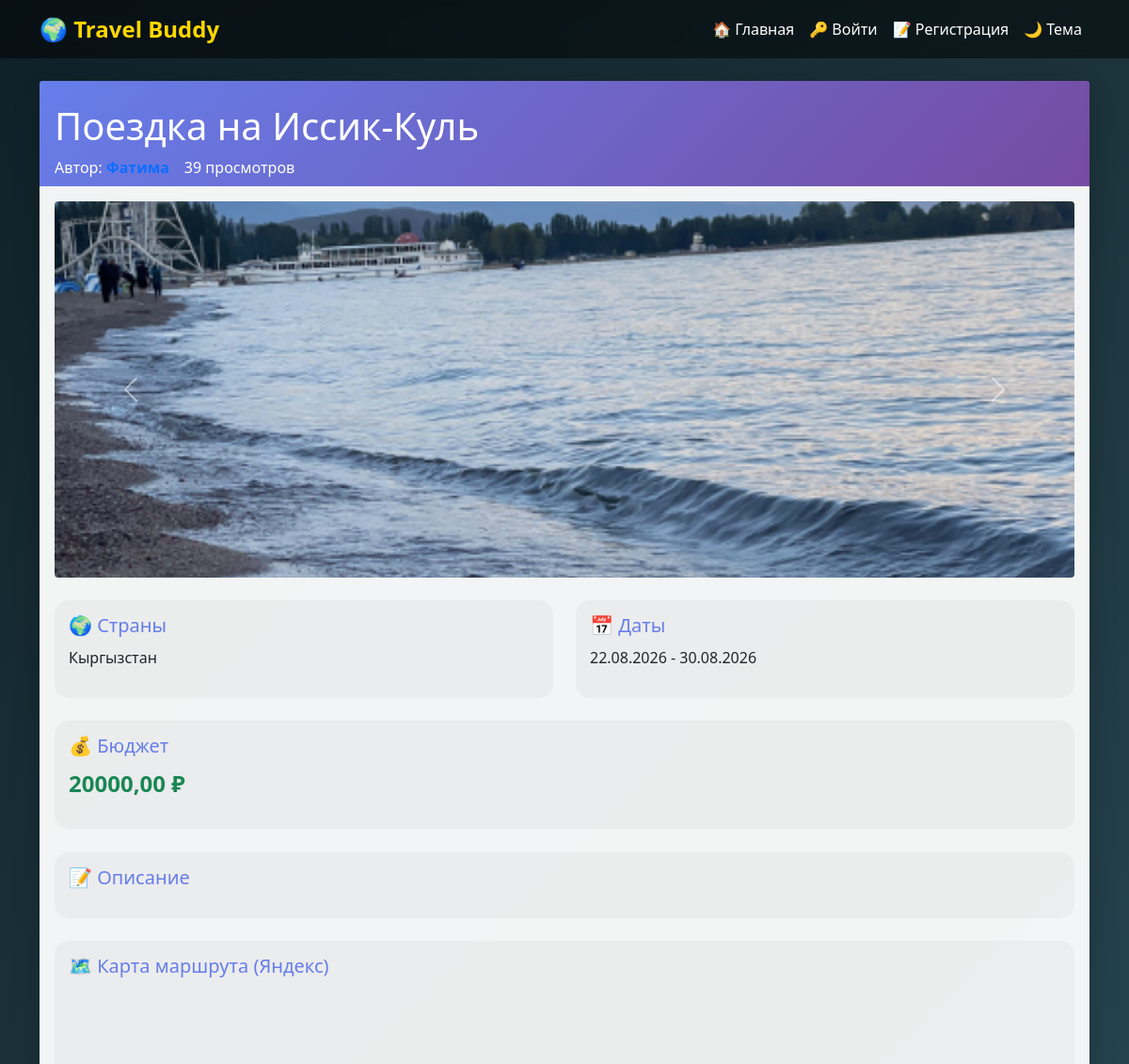
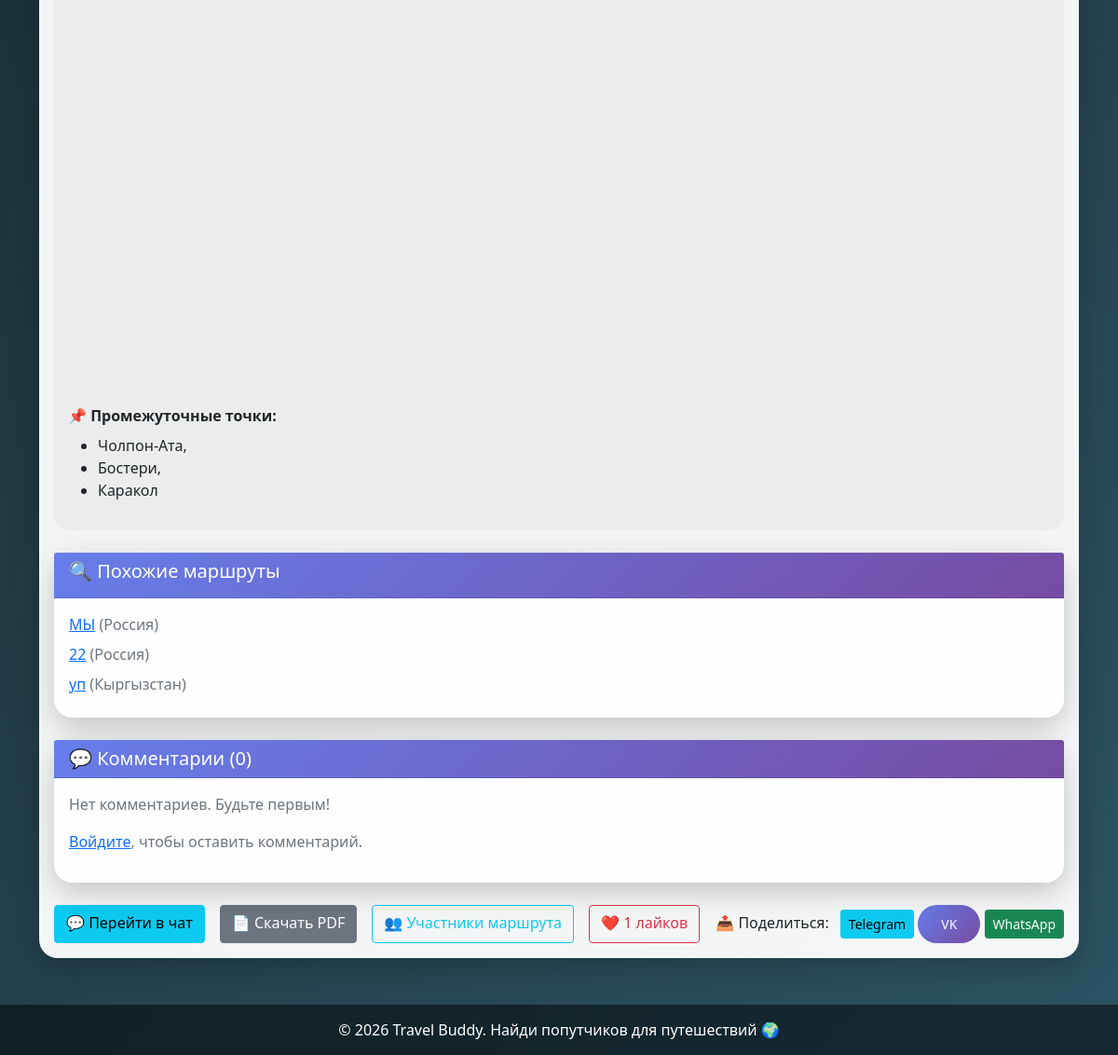
Screenshot of /route/20/ with the database file from the repository (2 pictures, top to bottom).
### routes/models.py (models this page shows, shortened)
class Route(models.Model):
    STATUS_CHOICES = [
        ('ACTIVE', 'Активен'),
        ('ARCHIVED', 'Архив'),
        ('CANCELLED', 'Отменён'),
    ]
    author = models.ForeignKey(User, on_delete=models.CASCADE, related_name='routes', verbose_name='Автор')
    title = models.CharField(max_length=200, verbose_name='Название')
    description = models.TextField(blank=True, verbose_name='Описание')
    countries = models.CharField(max_length=255, verbose_name='Страны')
    cities = models.CharField(max_length=255, blank=True, verbose_name='Города')
    start_date = models.DateField(verbose_name='Дата начала')
    end_date = models.DateField(verbose_name='Дата окончания')
    budget = models.DecimalField(max_digits=10, decimal_places=2, blank=True, null=True, verbose_name='Бюджет')
    status = models.CharField(max_length=20, choices=STATUS_CHOICES, default='ACTIVE', verbose_name='Статус')
    views_count = models.PositiveIntegerField(default=0, verbose_name='Просмотры')
    image = models.ImageField(upload_to='routes/', blank=True, null=True, verbose_name='Изображение')
    places = models.JSONField(default=list, blank=True, verbose_name='Места посещения')
    latitude = models.DecimalField(max_digits=9, decimal_places=6, blank=True, null=True, verbose_name='Широта')
    longitude = models.DecimalField(max_digits=9, decimal_places=6, blank=True, null=True, verbose_name='Долгота')
    location = models.CharField(max_length=500, blank=True, verbose_name='Ссылка на карту')
    start_city = models.CharField(max_length=200, blank=True, verbose_name='Город отправления')
    end_city = models.CharField(max_length=200, blank=True, verbose_name='Город назначения')
    waypoints = models.CharField(max_length=500, blank=True, verbose_name='Промежуточные точки')
    city = models.CharField(max_length=200, blank=True, verbose_name='Город для карты')
    tags = models.ManyToManyField(Tag, blank=True, related_name='routes', verbose_name='Теги')
    created_at = models.DateTimeField(auto_now_add=True, verbose_name='Дата создания')
    updated_at = models.DateTimeField(auto_now=True, verbose_name='Дата обновления')
    class Meta:
        verbose_name = 'Маршрут'
        verbose_name_plural = 'Маршруты'

### users/models.py (models this page shows, shortened)
class User(AbstractUser):
    avatar = models.ImageField(upload_to='avatars/', blank=True, null=True)
    bio = models.TextField(blank=True)
    interests = models.TextField(blank=True)
    rating = models.DecimalField(max_digits=3, decimal_places=2, default=0.00)
    is_active = models.BooleanField(default=True)
    is_admin = models.BooleanField(default=False)
    class Meta:
        verbose_name = 'Пользователь'
        verbose_name_plural = 'Пользователи'

### routes/views.py (the view)
# urls.py: path('route/<int:route_id>/', views.route_detail, name='route_detail'),
@log_action('Просмотр маршрута')
def route_detail(request, route_id):
    route = get_object_or_404(Route, id=route_id)
    route.views_count += 1
    route.save()
    user_response = None
    if request.user.is_authenticated:
        user_response = Response.objects.filter(route=route, user=request.user).first()
    responses = Response.objects.filter(route=route).order_by('-created_at')
    reviews = Review.objects.filter(route=route).order_by('-created_at')
    similar_routes = Route.objects.filter(
        status='ACTIVE',
        tags__in=route.tags.all()
    ).exclude(id=route.id).distinct()[:5]
    comments = RouteComment.objects.filter(route=route).order_by('-created_at')
    if request.method == 'POST' and 'comment_text' in request.POST:
        if request.user.is_authenticated:
            form = CommentForm(request.POST)
            if form.is_valid():
                RouteComment.objects.create(
                    route=route,
                    author=request.user,
                    text=form.cleaned_data['text']
                )
                messages.success(request, 'Комментарий добавлен!')
                return redirect('route_detail', route_id=route.id)
        else:
            messages.error(request, 'Чтобы оставить комментарий, войдите в систему')
            return redirect('login')
    else:
        form = CommentForm()
    return render(request, 'routes/detail.html', {
        'route': route,
        'user_response': user_response,
        'responses': responses,
        'reviews': reviews,
        'similar_routes': similar_routes,
        'comments': comments,
        'comment_form': form,
    })

### travel_buddy/utils.py (called while the page is built)
def log_action(message):
    def decorator(func):
        @functools.wraps(func)
        def wrapper(request, *args, **kwargs):
            if request.user.is_authenticated:
                log_msg = f"[{now()}] Пользователь: {request.user.username} | IP: {request.META.get('REMOTE_ADDR')} | {message} | URL: {request.path}"
            else:
                log_msg = f"[{now()}] Пользователь: Аноним | IP: {request.META.get('REMOTE_ADDR')} | {message} | URL: {request.path}"
            logger.info(log_msg)
            return func(request, *args, **kwargs)
        return wrapper
    return decorator

### routes/templates/routes/detail.html (shortened to what this page needs)
{% extends 'base.html' %}
{% block content %}
<div class="fade-in">
    <div class="card route-card">
        <div class="card-header bg-transparent border-0 pt-4">
            <h2 class="display-6">{{ route.title }}</h2>
            <div class="d-flex gap-3 mt-2">
                <span>
                     Автор: <a href="{% url 'profile' route.author.id %}" class="text-decoration-none fw-bold">{{ route.author.username }}</a>
                </span>
                <span> {{ route.views_count }} просмотров</span>
            </div>
        </div>
        <div class="card-body">
            {% if route.image or route.extra_images.all %}
            <div class="mb-4">
                <div id="routeCarousel" class="carousel slide" data-bs-ride="carousel">
                    <div class="carousel-inner rounded" style="border-radius: 20px; overflow: hidden;">
                        {% if route.image %}
                        <div class="carousel-item active">
                            <img src="{{ route.image.url }}" class="d-block w-100" style="height: 400px; object-fit: cover;">
                        </div>
                        {% endif %}
                    </div>
                    <button class="carousel-control-prev" type="button" data-bs-target="#routeCarousel" data-bs-slide="prev">
                        <span class="carousel-control-prev-icon"></span>
                    </button>
                    <button class="carousel-control-next" type="button" data-bs-target="#routeCarousel" data-bs-slide="next">
                        <span class="carousel-control-next-icon"></span>
                    </button>
                </div>
            </div>
            {% endif %}
            <div class="row mb-4">
                <div class="col-md-6">
                    <div class="info-box">
                        <h5>🌍 Страны</h5>
                        <p>{{ route.countries }}</p>
                    </div>
                </div>
                <div class="col-md-6">
                    <div class="info-box">
                        <h5>📅 Даты</h5>
                        <p>{{ route.start_date|date:"d.m.Y" }} - {{ route.end_date|date:"d.m.Y" }}</p>
                    </div>
                </div>
            </div>
            <div class="info-box mb-4">
                <h5>💰 Бюджет</h5>
                <p class="fs-4 fw-bold text-success">{{ route.budget|default:"Не указан" }} ₽</p>
            </div>
            <div class="info-box mb-4">
                <h5>📝 Описание</h5>
            </div>
            <div class="info-box mb-4">
                <h5>🗺️ Карта маршрута (Яндекс)</h5>
                <div id="yandexMap" style="height: 500px; border-radius: 15px;"></div>
                {% if route.waypoints %}
                <div class="mt-3">
                    <strong>📌 Промежуточные точки:</strong>
                    <ul class="mt-2">
                        {% for point in route.waypoints.split %}
                            <li>{{ point }}</li>
                        {% endfor %}
                    </ul>
                </div>
                {% endif %}
            </div>
            {% if similar_routes %}
            <div class="card mt-4">
                <div class="card-header bg-info text-white">
                    <h5>🔍 Похожие маршруты</h5>
                </div>
                <div class="card-body">
                    {% for similar in similar_routes %}
                        <div class="mb-2">
                            <a href="{% url 'route_detail' similar.id %}">{{ similar.title }}</a>
                            <span class="text-muted">({{ similar.countries }})</span>
                        </div>
                    {% endfor %}
                </div>
            </div>
            {% endif %}
            <div class="card mt-4">
                <div class="card-header bg-secondary text-white">
                    <h5 class="mb-0">💬 Комментарии ({{ comments|length }})</h5>
                </div>
                <div class="card-body">
                    {% for comment in comments %}
                        <div class="border-bottom pb-2 mb-2">
                            <strong>{{ comment.author.username }}</strong>
                            <small class="text-muted">{{ comment.created_at|date:"d.m.Y H:i" }}</small>
                            <p class="mt-1">{{ comment.text }}</p>
                        </div>
                    {% empty %}
                        <p class="text-muted">Нет комментариев. Будьте первым!</p>
                    {% endfor %}
                    {% if user.is_authenticated %}
                        <form method="post" class="mt-3">
                            {% csrf_token %}
                            {{ comment_form }}
                            <input type="hidden" name="comment_text" value="1">
                            <button type="submit" class="btn btn-primary mt-2">Отправить комментарий</button>
                        </form>
                    {% else %}
                        <p class="text-muted mt-3"><a href="{% url 'login' %}">Войдите</a>, чтобы оставить комментарий.</p>
                    {% endif %}
                </div>
            </div>
            <div class="d-flex gap-3 flex-wrap mt-4">
                <a href="{% url 'chat_room' route.id %}" class="btn btn-info">💬 Перейти в чат</a>
                <a href="{% url 'export_route_pdf' route.id %}" class="btn btn-secondary">📄 Скачать PDF</a>
                <a href="{% url 'route_participants' route.id %}" class="btn btn-outline-info">👥 Участники маршрута</a>
                <a href="{% url 'toggle_like' route.id %}" class="btn {% if request.user in route.likes.all %}btn-danger{% else %}btn-outline-danger{% endif %}">
                    ❤️ {{ route.likes.count }} лайков
                </a>
                <div class="ms-auto">
                    <span class="me-2">📤 Поделиться:</span>
                    <a href="https://t.me/share/url?url={{ request.build_absolute_uri }}&text={{ route.title }}" target="_blank" class="btn btn-info btn-sm">Telegram</a>
                    <a href="https://vk.com/share.php?url={{ request.build_absolute_uri }}&title={{ route.title }}" target="_blank" class="btn btn-primary btn-sm">VK</a>
                    <a href="https://wa.me/?text={{ route.title }}%20{{ request.build_absolute_uri }}" target="_blank" class="btn btn-success btn-sm">WhatsApp</a>
                </div>
            </div>
        </div>
    </div>
</div>
{% endblock %}

### templates/base.html (style rules this page uses)
* { margin: 0; padding: 0; box-sizing: border-box; }
body { font-family: 'Segoe UI', Tahoma, Geneva, Verdana, sans-serif; min-height: 100vh; background: linear-gradient(135deg, #0f2027 0%, #203a43 50%, #2c5364 100%); position: relative; transition: background 0.3s ease; }
body::before { content: ''; position: fixed; top: 0; left: 0; right: 0; bottom: 0; background-image: url('https://images.unsplash.com/photo-1469474968028-56623f02e42e?w=1920'); background-size: cover; background-position: center; background-attachment: fixed; opacity: 0.3; z-index: 0; }
.card { background: rgba(255, 255, 255, 0.95); border-radius: 20px; border: none; box-shadow: 0 10px 30px rgba(0, 0, 0, 0.2); }
.card-header { background: linear-gradient(135deg, #667eea, #764ba2); border-radius: 20px 20px 0 0; color: white; }
.btn-primary { background: linear-gradient(135deg, #667eea, #764ba2); border: none; border-radius: 50px; padding: 10px 25px; }

### routes/templates/routes/detail.html (style rules this page uses)
.info-box { background: rgba(0, 0, 0, 0.03); padding: 15px; border-radius: 15px; }
.info-box h5 { color: #667eea; margin-bottom: 10px; }

### rows the page displays
Route: title "Поездка на Иссик-Куль", author.username "Фатима", views_count "39", image (picture), countries "Кыргызстан", start_date "22.08.2026", end_date "30.08.2026", budget "20000,00", likes.count "1"
Route: title "МЫ", countries "Россия"
Route: title "22", countries "Россия"
Route: title "уп", countries "Кыргызстан"

### other values shown
{{ point }} "Чолпон-Ата," "Бостери," "Каракол"
{{ comments|length }} "0"
